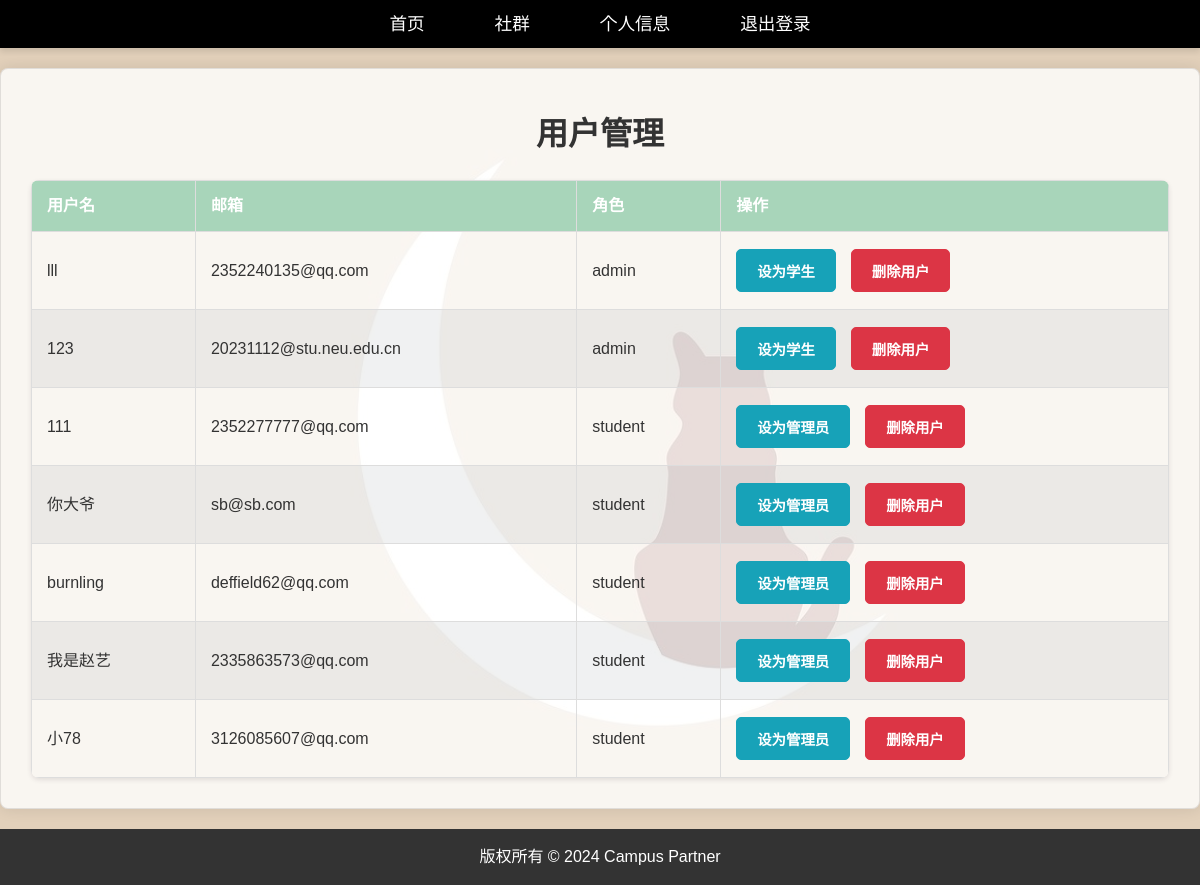
The app's page /admin (signed in) with its own data.
### models.py (models this page shows, shortened)
class User(db.Model,UserMixin):
    id = db.Column(db.Integer,primary_key=True)
    username = db.Column(db.String(100),unique=True,nullable=False)
    email = db.Column(db.String(120),unique=True,nullable=False)
    password_hash = db.Column(db.String(255),nullable=False)
    date_created = db.Column(db.DateTime,default=func.now())
    role = db.Column(db.String(50),default=Role.STUDENT)
    groups = db.relationship('Group',secondary=group_members,back_populates='members')
    posts = db.relationship('Post',backref='author',lazy=True)
    comments = db.relationship('Comment',backref='author',lazy=True)
    like_posts = db.relationship('Like',backref='user',lazy=True)
    def get_role(self):
        return self.role

### app.py (the view)
@app.route('/admin',methods=['GET'])
@login_required
@role_required(Role.ADMIN)
def admin_page():
    users = User.query.all()
    return render_template('admin.html',users=users)

### app.py (called while the page is built)
@login_manager.user_loader
def load_user(user_id):
    return User.query.get(int(user_id))

def role_required(role):
    def decorator(func):
        @wraps(func)
        def wrapper(*args,**kwargs):
            if current_user.get_role() != role:
                abort(403)
            return func(*args,**kwargs)
        return wrapper
    return decorator

### templates/admin.html (shortened to what this page needs)
{% extends "base.html" %}
{% block styles %}
<link rel="stylesheet" href="{{ url_for('static', filename='css/admin.css') }}">
{% endblock %}
{% block content %}
    <h1>用户管理</h1>
    <table class="user-table">
        <thead>
            <tr>
                <th>用户名</th>
                <th>邮箱</th>
                <th>角色</th>
                <th>操作</th>
            </tr>
        </thead>
        <tbody>
            {% for user in users %}
            <tr>
                <td>{{ user.username }}</td>
                <td>{{ user.email }}</td>
                <td>{{ user.role }}</td>
                <td>
                    <div class="button-group">
                        {% if user.role != 'admin' %}
                            <form method="post" action="{{ url_for('set_role', user_id=user.id, role='admin') }}" style="display: inline-block">
                                <button type="submit" class="btn-role">设为管理员</button>
                            </form>
                        {% endif %}
                        {% if user.role != 'student' %}
                            <form method="post" action="{{ url_for('set_role', user_id=user.id, role='student') }}" style="display: inline-block">
                                <button type="submit" class="btn-role">设为学生</button>
                            </form>
                        {% endif %}
                        <form method="post" action="{{ url_for('delete_user', user_id=user.id) }}" onsubmit="return confirm('确定删除该用户吗？');" style="display: inline-block;">
                            <button type="submit" class="btn-delete">删除用户</button>
                        </form>
                    </div>
                </td>
            </tr>
            {% endfor %}
        </tbody>
    </table>
{% endblock %}

### static/css/styles.css (style rules this page uses)
* { margin: 0; padding: 0; box-sizing: border-box; font-family: 'Arial', sans-serif; }
body { background-color: #f4f7f6; color: #333; line-height: 1.6; min-height: 100vh; display: flex; flex-direction: column; }
body { background-image: url('../images/moon-9164274_1280.png'); background-size: cover; background-position: center; background-attachment: fixed; background-repeat: no-repeat; height: 100vh; }

### static/css/admin.css (style rules this page uses)
.user-table { width: 100%; border-collapse: collapse; margin-top: 20px; font-family: 'Arial', sans-serif; background-color: transparent; box-shadow: 0 2px 5px rgba(0, 0, 0, 0.1); border-radius: 8px; overflow: hidden; }
.user-table th, .user-table td { padding: 12px 15px; text-align: left; border: 1px solid #ddd; }
.user-table th { background-color: #a8d5ba; color: white; font-weight: bold; }
.user-table tr:nth-child(even) { background-color: rgba(108, 117, 125, 0.1); }
.btn-role { text-decoration: none; background-color: #17a2b8; border: 1px solid #17a2b8; color: white; padding: 10px 20px; font-size: 0.9rem; border-radius: 5px; text-transform: uppercase; font-weight: bold; cursor: pointer; transition: all 0.3s ease; display: inline-block; margin: 5px 5px 5px 0; text-align: center; }
.btn-delete { background-color: #dc3545; border: 1px solid #dc3545; color: white; padding: 10px 20px; font-size: 0.9rem; border-radius: 5px; text-transform: uppercase; font-weight: bold; cursor: pointer; transition: all 0.3s ease; display: inline-block; margin: 5px 0; text-align: center; }
.button-group { display: flex; gap: 10px; }
h1 { color: #333; font-weight: bold; font-size: 2rem; margin-bottom: 20px; text-align: center; margin-top: 10px; font-family: 'Arial', sans-serif; }

### records on screen
User: username "lll", email "2352240135@qq.com", role "admin"
User: username "123", email "20231112@stu.neu.edu.cn", role "admin"
User: username "111", email "2352277777@qq.com", role "student"
User: username "你大爷", email "sb@sb.com", role "student"
User: username "burnling", email "deffield62@qq.com", role "student"
User: username "我是赵艺", email "2335863573@qq.com", role "student"
User: username "小78", email "3126085607@qq.com", role "student"
